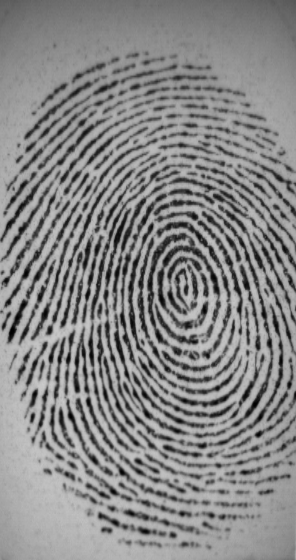
#> input picture test/fp.tif, 296 x 560 px
$ jupyter execute Untitled.ipynb
#> lines starting #> are read from the running program, lines starting #| are printed output that depends on the picture
### test/preprocessing/thinning.py
"""
To facilitate extraction of minutiae the image must be skeletonized: a sequence of morphological
erosion operations will reduce the thickness of the striations until the latter is equal to one pixel
while maintaining the connectivity of the striations ( That is to say that the continuity of the
striaes must be respected, holes must not be inserted). While some papers use Rosenfeld algorithm for its
simplicity. [https://airccj.org/CSCP/vol7/csit76809.pdf pg.91] I used skimage Zha84 A fast parallel algorithm for
thinning digital patterns, T. Y. Zhang and C. Y. Suen, Communications of the ACM, March 1984, Volume 27, Number 3.
"""
import numpy as np
import cv2 as cv
from skimage.morphology import skeletonize as skelt
from skimage.morphology import thin
def skeletonize(image_input):
    """
    https://scikit-image.org/docs/dev/auto_examples/edges/plot_skeleton.html
    Skeletonization reduces binary objects to 1 pixel wide representations.
    skeletonize works by making successive passes of the image. On each pass, border pixels are identified
    and removed on the condition that they do not break the connectivity of the corresponding object.
    :param image_input: 2d array uint8
    :return:
    """
    image = np.zeros_like(image_input)
    image[image_input == 0] = 1.0
    output = np.zeros_like(image_input)

    skeleton = skelt(image)

    """uncomment for testing"""
    # thinned = thin(image)
    # thinned_partial = thin(image, max_iter=25)
    #
    # def minu_(skeleton, name):
    #     cv.imshow('thin_'+name, output)
    #     cv.bitwise_not(output, output)
    #     minutias = calculate_minutiaes(output, kernel_size=5); cv.imshow('minu_'+name, minutias)
    # # minu_(output, 'skeleton')
    # # minu_(output, 'thinned')
    # # minu_(output, 'thinned_partial')
    # # cv.waitKeyEx()

    output[skeleton] = 255
    cv.bitwise_not(output, output)

    return output


# [43 lines left out: function thinning_morph, not called in this run]

### test/Untitled.ipynb
[cell 1]
import matplotlib.pyplot as plt
import numpy as np

[cell 2]
def layer_sizes(X, Y):
    """
    Arguments:
    X -- input dataset of shape (input size, number of examples)
    Y -- labels of shape (output size, number of examples)

    Returns:
    n_x -- the size of the input layer
    n_h -- the size of the hidden layer
    n_y -- the size of the output layer
    """
    ### START CODE HERE ### (≈ 3 lines of code)
    n_x = X.shape[0] # size of input layer
    n_h = 5
    n_y = Y.shape[0] # size of output layer
    ### END CODE HERE ###
    return (n_x, n_h, n_y)

[cell 3]
def initialize_parameters(n_x, n_h, n_y):

    np.random.seed(2)
    W1 = np.random.randn(n_h,n_x)*0.01
    b1 = np.zeros((n_h,1))
    W2 = np.random.randn(n_y,n_h)*0.01
    b2 = np.zeros((n_y,1))
    parameters = {"W1": W1,
                  "b1": b1,
                  "W2": W2,
                  "b2": b2}

    return parameters

[cell 4]
def forward_propagation(X, parameters):
    W1 = parameters["W1"]
    b1 = parameters["b1"]
    W2 = parameters["W2"]
    b2 = parameters["b2"]

    Z1 = np.dot(W1,X)+b1
    A1 = np.tanh(Z1)
    Z2 = np.dot(W2,A1)+b2
    A2 = 1/(1+np.exp(-Z2))

    cache = {"Z1": Z1,
             "A1": A1,
             "Z2": Z2,
             "A2": A2}

    return A2, cache

[cell 5]
def compute_cost(A2, Y, parameters):

    m = Y.shape[1]

    logprobs = np.sum(np.multiply(Y,np.log(A2))+np.multiply((1-Y),np.log(1-A2)))
    cost = -(1/m)*logprobs

    cost = float(np.squeeze(cost))

    return cost

[cell 6]
def backward_propagation(parameters, cache, X, Y):
    m = X.shape[1]

    W1 = parameters["W1"]
    W2 = parameters["W2"]

    A1 = cache["A1"]
    A2 = cache["A2"]

    dZ2 = A2-Y
    dW2 = (1/m)*(np.dot(dZ2,A1.T))
    db2 = (1/m)*(np.sum(dZ2,axis=1,keepdims=True))
    dZ1 = np.dot(W2.T,dZ2)*(1-np.power(A1,2))
    dW1 = (1/m)*np.dot(dZ1,X.T)
    db1 = (1/m)*np.sum(dZ1,axis=1,keepdims=True)
    ### END CODE HERE ###

    grads = {"dW1": dW1,
             "db1": db1,
             "dW2": dW2,
             "db2": db2}

    return grads

[cell 7]
def update_parameters(parameters, grads, learning_rate = 1.2):
    W1 = parameters["W1"]
    b1 = parameters["b1"]
    W2 = parameters["W2"]
    b2 = parameters["b2"]

    dW1 = grads["dW1"]
    db1 = grads["db1"]
    dW2 = grads["dW2"]
    db2 = grads["db2"]

    W1 = W1-learning_rate*dW1
    b1 = b1-learning_rate*db1
    W2 = W2-learning_rate*dW2
    b2 = b2-learning_rate*db2

    parameters = {"W1": W1,
                  "b1": b1,
                  "W2": W2,
                  "b2": b2}

    return parameters

[cell 8]
def nn_model(X, Y, n_h, num_iterations = 10000, print_cost=False):

    np.random.seed(3)
    n_x = layer_sizes(X, Y)[0]
    n_y = layer_sizes(X, Y)[2]

    parameters = initialize_parameters(n_x,n_h,n_y)


    for i in range(0, num_iterations):

        A2, cache = forward_propagation(X,parameters)

        cost = compute_cost(A2,Y,parameters)

        grads = backward_propagation(parameters,cache,X,Y)

        parameters = update_parameters(parameters,grads)

        if print_cost and i % 1000 == 0:
            print ("Cost after iteration %i: %f" %(i, cost))

    return parameters

[cell 9]
x_train = np.array([

    [0, 1, 0, 1, 0, 1, 1, 0, 1],
    [1, 0, 1, 1, 0, 0, 0, 1, 1],
    [1, 1, 0, 0, 0, 1, 1, 1, 0],
    [0, 1, 1, 1, 0, 0, 1, 0, 1],
    [1, 0, 1, 1, 0, 1, 0, 1, 0],
    [1, 1, 0, 0, 0, 1, 1, 0, 1],
    [0, 1, 1, 1, 0, 0, 0, 1, 1],
    [1, 0, 1, 0, 0, 1, 1, 1, 0],

    [1, 0, 1, 0, 0, 0, 1, 1, 1],
    [1, 0, 1, 1, 0, 0, 1, 0, 1],
    [1, 1, 1, 0, 0, 0, 1, 0, 1],
    [1, 0, 1, 0, 0, 1, 1, 0, 1],
    [0, 1, 0, 1, 0, 1, 1, 1, 0],
    [0, 1, 1, 1, 0, 1, 0, 1, 0],
    [0, 1, 0, 1, 0, 1, 0, 1, 1],
    [1, 1, 0, 1, 0, 1, 0, 1, 0],

    [0, 1, 1, 0, 0, 1, 1, 0, 1],
    [1, 1, 0, 1, 0, 0, 1, 0, 1],
    [1, 0, 0, 0, 0, 1, 1, 1 ,1],
    [1, 1, 1, 0, 0, 1, 1, 0, 0],
    [1, 0, 1, 1, 0, 0, 1, 1, 0],
    [1, 0, 1, 0, 0, 1, 0, 1, 1],
    [1, 1, 1, 1, 0, 0, 0, 0, 1],
    [0, 0, 1, 1, 0, 0, 1, 1, 1],

    [0, 1, 0, 0, 0, 1, 1, 1, 1],
    [1, 0, 0, 1, 0, 1, 1, 1, 0],
    [1, 1, 1, 1, 0, 0, 0, 1, 0],
    [0, 1, 1, 1, 0, 1, 0, 0, 1],
    [0, 1, 0, 1, 0, 0, 1, 1, 1],
    [0, 0, 1, 1, 0, 1, 0, 1, 1],
    [1, 1, 1, 0, 0, 1, 0, 1, 0],
    [1, 1, 0, 1, 0, 1, 1, 0, 0],

    [0, 0, 1, 1, 0, 1, 1, 1, 0],
    [0, 1, 1, 1, 0, 1, 1, 0, 0],
    [0, 1, 1, 1, 0, 0, 1, 1, 0],
    [0, 1, 1, 0, 0, 1, 1, 1, 0],
    [1, 0, 0, 1, 0, 1, 0, 1, 1],
    [1, 1, 0, 1, 0, 1, 0, 0, 1],
    [1, 1, 0, 1, 0, 0, 0, 1, 1],
    [1, 1, 0, 0, 0, 1, 0, 1, 1],

    [0, 1, 1, 0, 0, 0, 1, 1, 1],
    [1, 1, 0, 0, 0, 0, 1, 1, 1],
    [1, 1, 1, 0, 0, 0, 1, 1, 0],
    [1, 1, 1, 0, 0, 0, 0, 1, 1],
    [0, 0, 1, 1, 0, 1, 1, 0, 1],
    [1, 0, 0, 1, 0, 1, 0, 0, 1],
    [1, 0, 1, 1, 0, 1, 0, 0, 1],
    [1, 0, 1, 1, 0, 1, 1, 0, 0],

    [0, 0, 0, 1, 0, 1, 1, 1, 1],
    [1, 1, 0, 1, 0, 0, 1, 1, 0],
    [1, 1, 1, 1, 0, 1, 0, 0, 0],
    [0, 1, 1, 0, 0, 1, 0, 1, 1],
    [0, 0, 0, 0, 0, 0, 0, 0, 0],
    [1, 1, 1, 1, 1, 1, 1, 1, 1],
    [0, 1, 1, 1, 0, 1, 1, 1, 0],
    [1, 1, 0, 1, 0, 1, 0, 1, 1]

])
print((x_train.T).shape)

y_train = np.array([

    [1],
    [1],
    [1],
    [1],
    [1],
    [1],
    [1],
    [1],
    [1],
    [1],
    [1],
    [1],
    [1],
    [1],
    [1],
    [1],
    [0],
    [0],
    [0],
    [0],
    [0],
    [0],
    [0],
    [0],
    [0],
    [0],
    [0],
    [0],
    [0],
    [0],
    [0],
    [0],
    [0],
    [0],
    [0],
    [0],
    [0],
    [0],
    [0],
    [0],
    [0],
    [0],
    [0],
    [0],
    [0],
    [0],
    [0],
    [0],
    [0],
    [0],
    [0],
    [0],
    [0],
    [0],
    [0],
    [0]

])
print(y_train.shape)

for i in x_train:
    print(i)

parameters = nn_model(x_train.T, y_train.T, 5, num_iterations=10000, print_cost=True)

[cell 10]
def predict(parameters, X):

    A2, cache = forward_propagation(X,parameters)
    predictions = A2>0.9

    return predictions

[cell 11]
x = np.array([0,0,0,0,0,0,0,0,0])
x = x.reshape(-1,1)
print(x)
p = predict(parameters, x)
print(p)

[cell 12]
import cv2
img=cv2.imread('./fp.tif',0)
#> img is the input picture: shape (560, 296); min 0, max 202, mean 135.7
from preprocessing.normalize import normalize
from preprocessing.thinning import skeletonize

# normalized_img = normalize(img.copy(), float(100), float(100))
binary = cv2.threshold(img,127,255,cv2.THRESH_BINARY)

thin = skeletonize(binary[1])
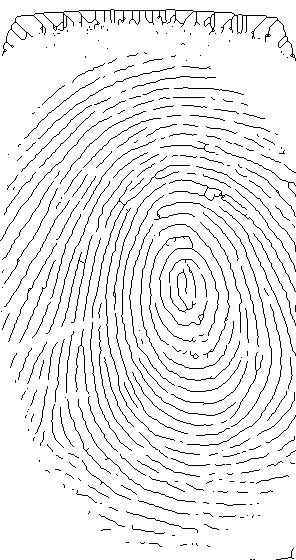
#> thin: shape (560, 296); 93.1% white; black in thin lines or dots

kernel = np.ones((5,5),np.float32)/25
dst = cv2.filter2D(thin,-1,kernel)
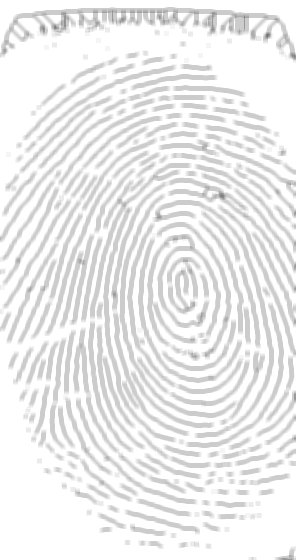
#> dst: shape (560, 296); min 112, max 255, mean 237.4

plt.imshow(dst)

feature_locations = []

for i in range(0,555,3):
  for j in range(0,291,3):
    x=[]
    for m in range(3):
      for n in range(3):
        val = dst[i+m][j+n]
        if val == 255:
          x.append(1)
        else:
          x.append(0)
    x=np.array(x)
    x=x.reshape(-1,1)
    # print(x.shape)
    prediction = predict(parameters, x)
    if (prediction == True):
      feature_locations.append([i+1, j+1])
#> after the loop, feature_locations = 36 pairs, first value 13 to 406, second value 58 to 262

[cell 13]
print(len(feature_locations))
#| 36

[cell 14]
for i in feature_locations:
    cv2.circle(thin, (i[1],i[0]), 4, (0,0,255))
#> this loop made 36 passes
#> i on passes 1 to 12: [13, 157], [13, 163], [13, 187], [16, 142], [22, 76], [28, 226], [37, 262], [109, 91], [145, 136], [157, 169], [166, 232], [202, 82]
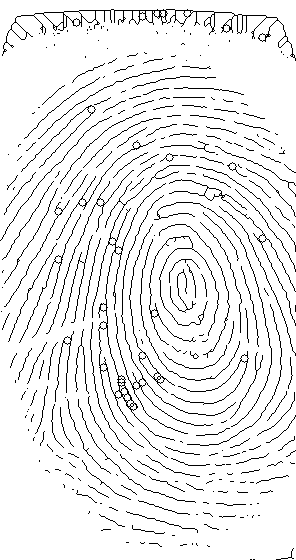
#> thin: shape (560, 296); 92.8% white; black in thin lines or dots
